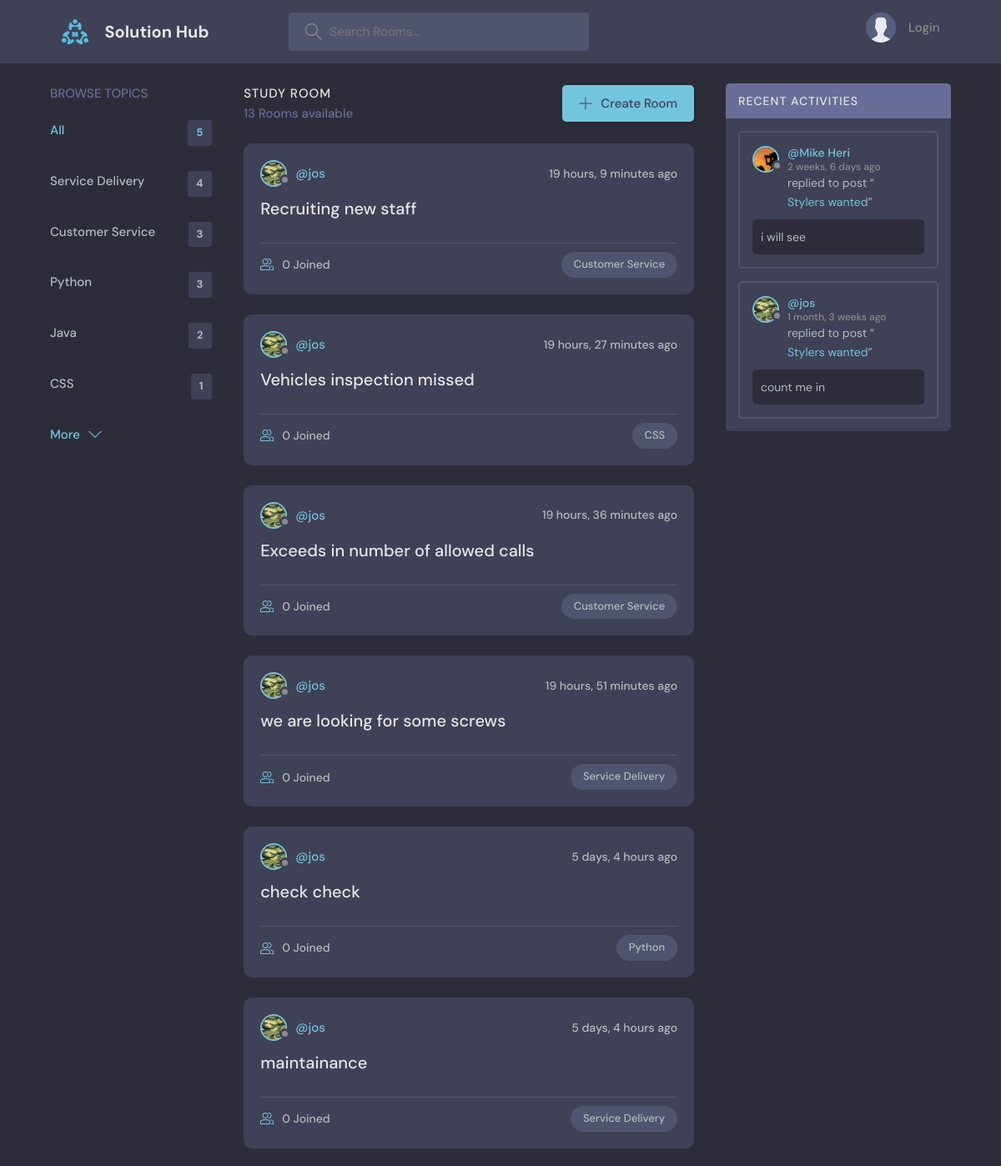
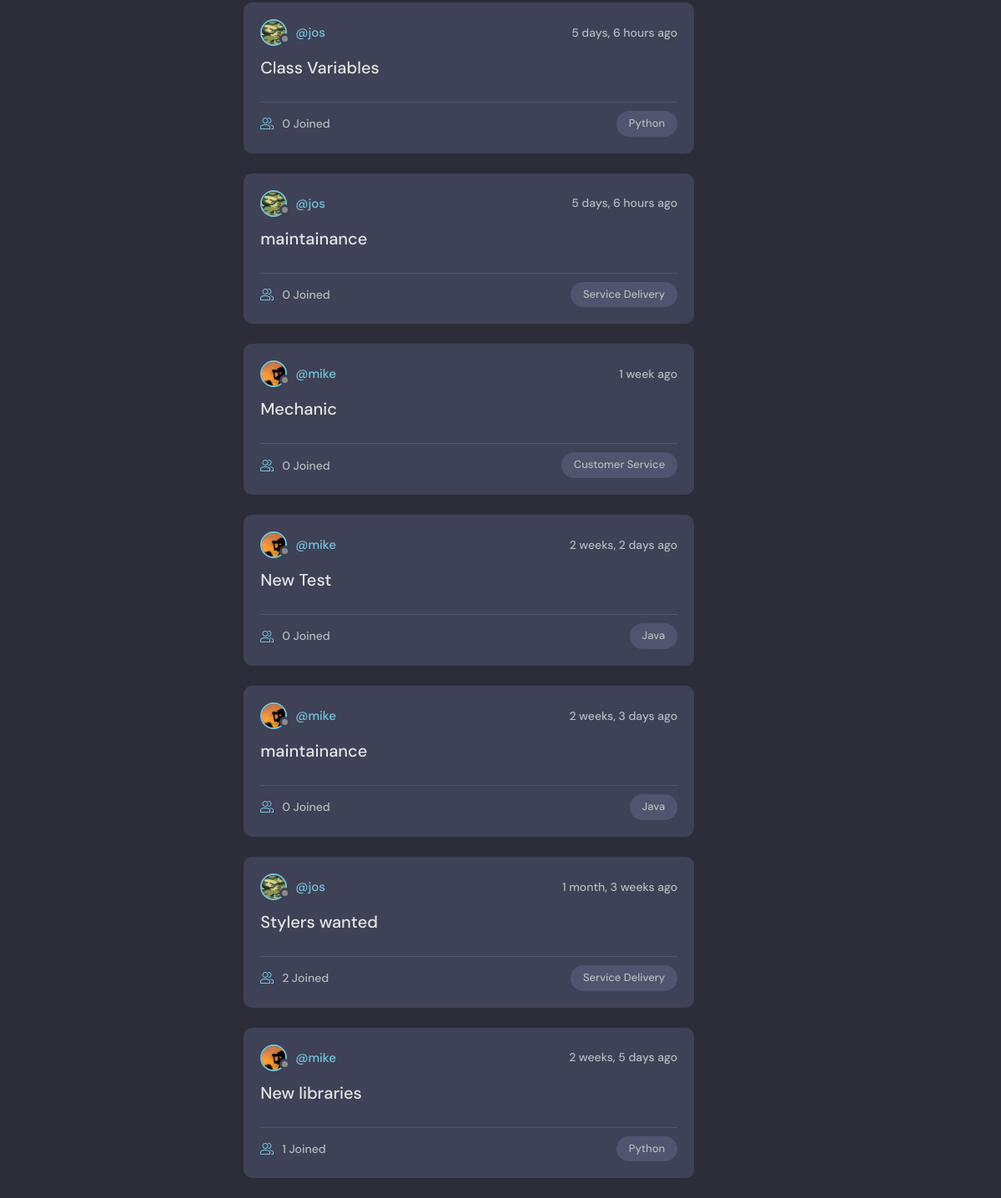
Before: / with the older database file (2 pictures, top to bottom).
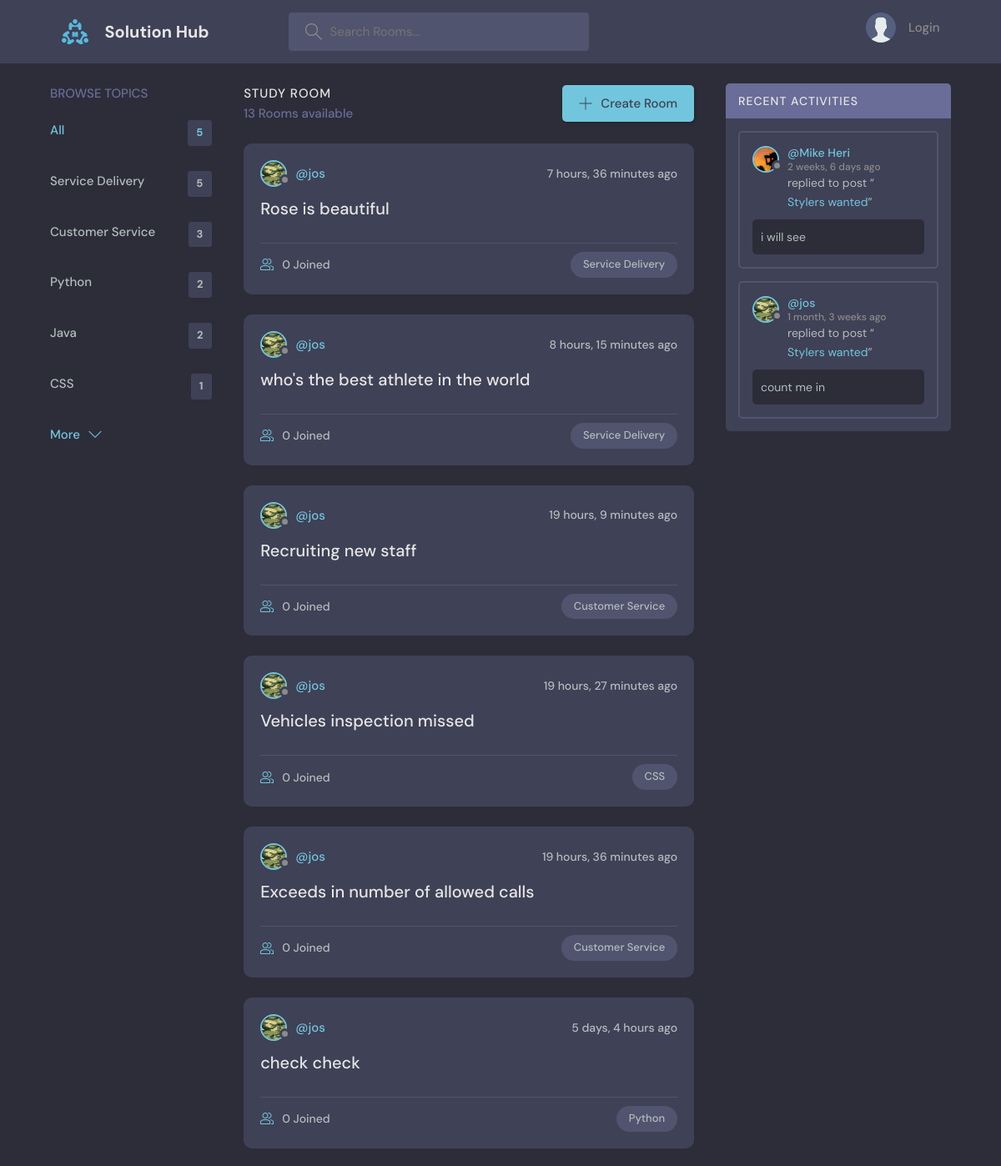
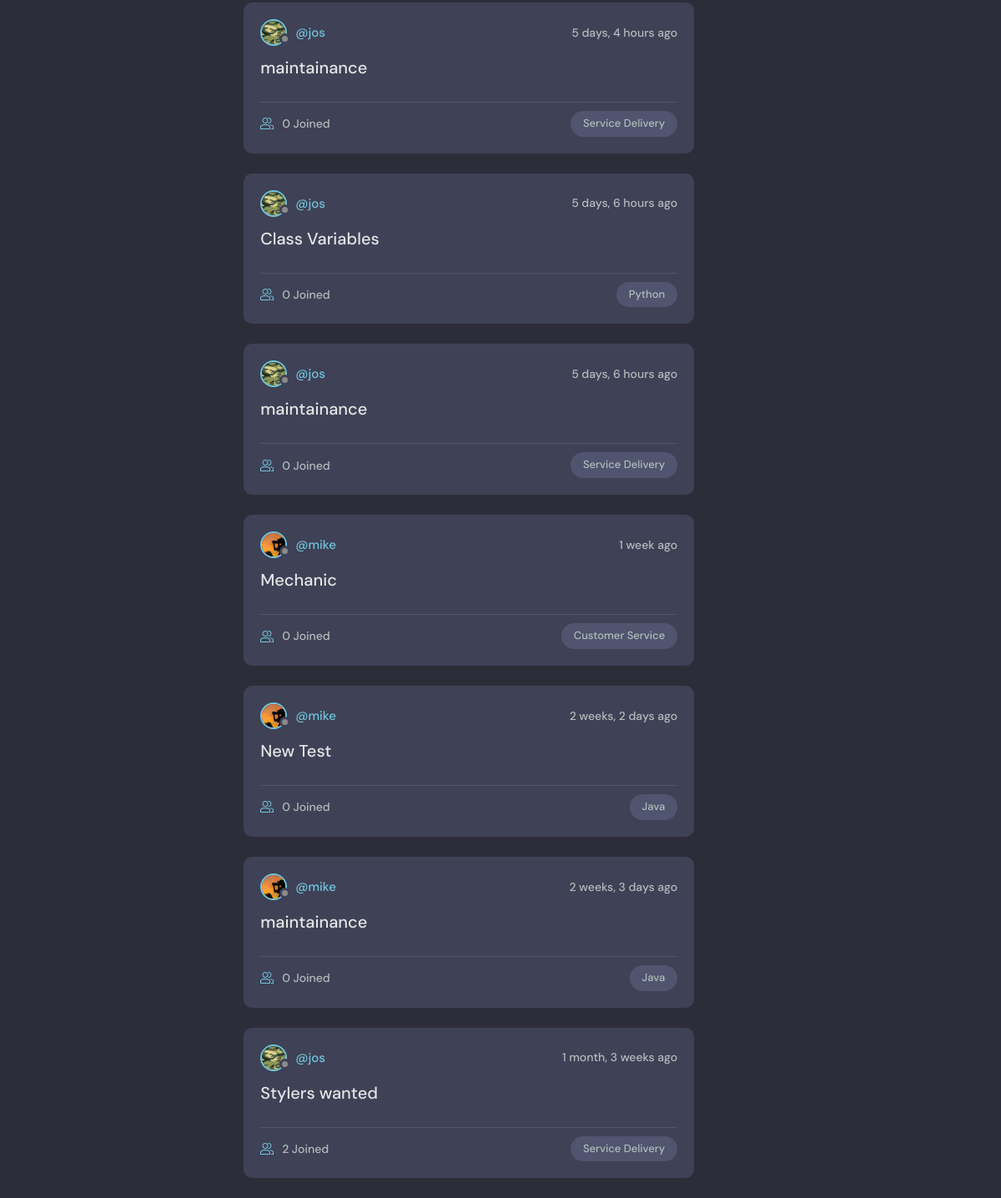
After: the same page with the newer database file (2 pictures, top to bottom).
### base/models.py (models this page shows, shortened)
class Topic(models.Model):
    name= models.CharField(max_length=200)

class Room(models.Model):
    host = models.ForeignKey(User, on_delete=models.SET_NULL, null=True)
    topic = models.ForeignKey(Topic, on_delete=models.SET_NULL, null=True)
    name = models.CharField(max_length=200)
    description = models.TextField(null=True, blank=True)
    participants = models.ManyToManyField(
        User, related_name='participants', blank=True)
    updated = models.DateTimeField(auto_now=True)
    created = models.DateTimeField(auto_now_add=True)
    class Meta:
        ordering = ['-updated', '-created']
    def __str__(self):
        return self.name

class User(AbstractUser):
    name = models.CharField(max_length=200, null=True)
    email = models.EmailField(unique=True, null=True)
    bio = models.TextField(null=True)
    avatar = models.ImageField(null=True, default="avatar.svg")
    USERNAME_FIELD = 'email'
    REQUIRED_FIELDS = []

class Message(models.Model):
    user = models.ForeignKey(User, on_delete=models.CASCADE)
    room = models.ForeignKey(Room, on_delete=models.CASCADE)
    body = models.TextField()
    updated = models.DateTimeField(auto_now=True)
    created = models.DateTimeField(auto_now_add=True)
    class Meta:
        ordering = ['-updated', '-created']

### base/views.py (the view)
# urls.py: path('', views.home, name="home"),
def home(request):
    q = request.GET.get('q') if request.GET.get('q') else ''
    nlp = spacy.load('en_core_web_md')
    rooms = Room.objects.all()
    if q:
        doc = nlp(q)
        similar_rooms = []
        for room in rooms:
            name_similarity = doc.similarity(nlp(room.name))
            description_similarity = doc.similarity(nlp(room.description))
            if name_similarity >= 0.7 or description_similarity >=  0.7  :
                similar_rooms.append(room)
    else:
        similar_rooms = rooms
    topics = Topic.objects.all()[:5]
    room_count = rooms.count()
    room_messages = Message.objects.filter(room__topic__name__icontains=q)
    context = {
        'rooms': similar_rooms,
        'topics': topics,
        'room_count': room_count,
        'room_messages': room_messages
    }
    return render(request, 'base/home.html', context)

### base/templates/base/home.html (shortened to what this page needs)
{% extends 'main.html'%}
{% block content %}
<main class="layout layout--3">
  <div class="container">
    {% include 'base/topics_component.html' %}
    <div class="roomList">
      <div class="roomList__header">
        <div>
          <h2>Study Room</h2>
          <p>{{room_count}} Rooms available</p>
        </div>
        <a class="btn btn--main" href="{% url 'create-room' %}">
          <svg version="1.1" xmlns="http://www.w3.org/2000/svg" width="32" height="32" viewBox="0 0 32 32">
            <title>add</title>
            <path
              d="M16.943 0.943h-1.885v14.115h-14.115v1.885h14.115v14.115h1.885v-14.115h14.115v-1.885h-14.115v-14.115z">
            </path>
          </svg>
          Create Room
        </a>
      </div>
      {% include 'base/feed_component.html' %}
    </div>
    {% include 'base/activity_component.html' %}
  </div>
</main>
{% endblock %}

### base/templates/base/topics_component.html
<div class="topics">
    <div class="topics__header">
        <h2>Browse Topics</h2>
    </div>
    <ul class="topics__list">
        <li>
            <a href="{% url 'home' %}" class="active">All <span>{{topics.count}}</span></a>
        </li>
        {% for topic in topics %}
        <li>
            <a href="{% url 'home' %}?q={{topic.name}}">{{topic.name}}<span>{{topic.room_set.all.count}}</span></a>
        </li>
        {% endfor %}
    </ul>
    <a class="btn btn--link" href="{% url 'topics' %}">
        More
        <svg version="1.1" xmlns="http://www.w3.org/2000/svg" width="32" height="32" viewBox="0 0 32 32">
            <title>chevron-down</title>
            <path d="M16 21l-13-13h-3l16 16 16-16h-3l-13 13z"></path>
        </svg>
    </a>
</div>

### base/templates/base/feed_component.html (shortened to what this page needs)
{% for room in rooms %}
<div class="roomListRoom">
    <div class="roomListRoom__header">
        <a href="{% url 'user-profile' room.host.id %}" class="roomListRoom__author">
            <div class="avatar avatar--small">
                <img src="{{room.host.avatar.url}}" />
            </div>
            <span>@{{room.host.username}}</span>
        </a>
        <div class="roomListRoom__actions">
            <span>{{room.created|timesince}} ago</span>
        </div>
    </div>
    <div class="roomListRoom__content">
        <a href="{% url 'room' room.id %}">{{room.name}}</a>
    </div>
    <div class="roomListRoom__meta">
        <a href="room.html" class="roomListRoom__joined">
            {{room.participants.all.count}} Joined
        </a>
        <p class="roomListRoom__topic">{{room.topic.name}}</p>
    </div>
</div>
{% endfor%}

### base/templates/base/activity_component.html (shortened to what this page needs)
<div class="activities">
    <div class="activities__header">
        <h2>Recent Activities</h2>
    </div>
    {% for message in room_messages %}
    <div class="activities__box">
        <div class="activities__boxHeader roomListRoom__header">
            <a href="{% url 'user-profile' message.user.id %}" class="roomListRoom__author">
                <div class="avatar avatar--small">
                    <img src="{{message.user.avatar.url}}" />
                </div>
                <p>
                    @{{message.user.name}}
                    <span>{{message.created|timesince}} ago</span>
                </p>
            </a>
        </div>
        <div class="activities__boxContent">
            <p>replied to post “<a href="{% url 'room' message.room.id %}">{{message.room}}</a>”</p>
            <div class="activities__boxRoomContent">
                {{message.body}}
            </div>
        </div>
    </div>
    {% endfor %}
</div>

Changed rows visible on the page:
removed Room: host.avatar (picture), host.username "jos", created "19 hours, 51 minutes", name "we are looking for some screws", participants.all.count "0", topic.name "Service Delivery"
removed Room: host.avatar (picture), host.username "mike", created "2 weeks, 5 days", name "New libraries", participants.all.count "1", topic.name "Python"
computed for Topic "Service Delivery": room_set.all.count "4" → "5"
computed for Topic "Python": room_set.all.count "3" → "2"
added Room: host.avatar (picture), host.username "jos", created "7 hours, 36 minutes", name "Rose is beautiful", participants.all.count "0", topic.name "Service Delivery"
added Room: host.avatar (picture), host.username "jos", created "8 hours, 15 minutes", name "who's the best athlete in the world", participants.all.count "0", topic.name "Service Delivery"
